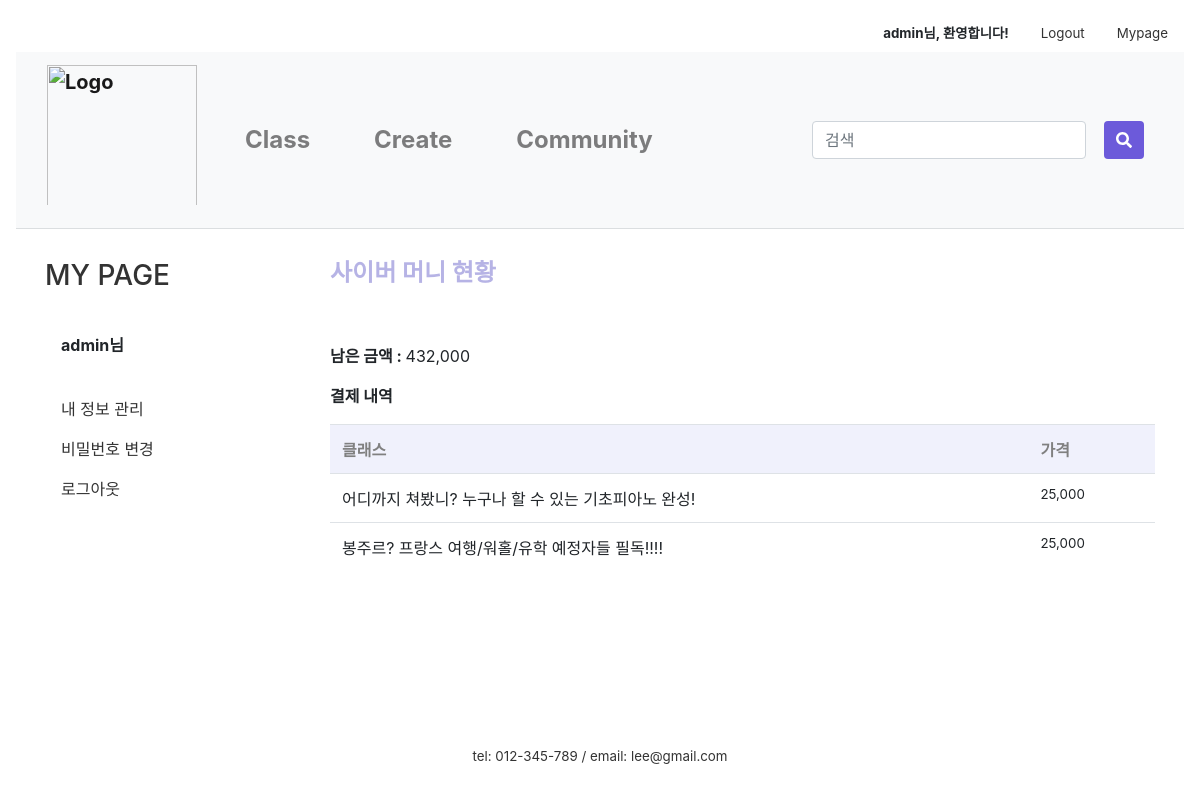
Screenshot of /mypage/sybermoney/ (signed in) with the database file from the repository.
### firstApp/models.py (models this page shows, shortened)
class Profile(models.Model):
    GENDER_CHOICES =(
        ('M','남자'),
        ('W','여자'),
    )
    user = models.OneToOneField(User, on_delete=models.CASCADE)
    sybermoney = models.IntegerField(default=500000)
    number = models.CharField(max_length=13, null=True, blank=True)
    gender = models.CharField(max_length=80, choices=GENDER_CHOICES, null=True, blank=True)
    location = models.CharField(max_length=100, blank=True)
    birth_date = models.DateField(max_length=10, null=True, blank=True)
    model_categories = models.ManyToManyField('firstApp.Category', blank = True, related_name='model_categories')

class Apply(models.Model):
    author = models.ForeignKey(settings.AUTH_USER_MODEL, on_delete=models.CASCADE, default=1)
    inClass = models.ForeignKey('firstApp.Class', on_delete=models.CASCADE, default=1, related_name='apply')
    date = models.ForeignKey('firstApp.ClassDate', on_delete=models.CASCADE, default=1, related_name='apply')
    name = models.CharField(max_length=10)
    number = models.CharField(max_length=13)
    text = RichTextUploadingField(default='')

class Class(models.Model):
    author = models.ForeignKey(settings.AUTH_USER_MODEL, on_delete=models.CASCADE, default=1)
    title = models.CharField(max_length=50)
    tutor = models.CharField(max_length=10)
    tutor_photo = ProcessedImageField(upload_to="tutor", processors=[ResizeToFill(300,300)], default='')
    tutor_insta = models.CharField(null=True, blank=True, max_length=50, default='')
    tutor_blog = models.CharField(null=True, blank=True, max_length=50, default='')
    tutor_youtube = models.CharField(null=True, blank=True, max_length=50, default='')
    category = models.ForeignKey('firstApp.Category', on_delete=models.CASCADE, default=1, related_name='category')
    area = models.ForeignKey('firstApp.Area', on_delete=models.CASCADE, default=1)
    photo = ProcessedImageField(upload_to="class", processors=[ResizeToFill(600,450)], default='')
    body = RichTextUploadingField(default='')
    tutor_body = RichTextUploadingField(default='')
    price = models.CharField(max_length=10)
    time = models.CharField(max_length=5)
    level = models.ForeignKey('firstApp.Level', on_delete=models.CASCADE, default=1, related_name='level')
    mode = models.ForeignKey('firstApp.Mode', on_delete=models.CASCADE, default=1, related_name='mode')
    in_min = models.PositiveIntegerField(null=True, blank=True, default='1')
    in_max = models.PositiveIntegerField(null=True, blank=True, default='1')
    like_user = models.ManyToManyField(settings.AUTH_USER_MODEL, blank=True, related_name='like_class')
    like_count = models.PositiveIntegerField(default=0)
    on_sale = models.BooleanField(null=True, default=False)
    sale_price = models.CharField(null=True, blank=True, max_length=10)
    on_permission = models.BooleanField(null=True, default=False)
    class Meta:
        permissions = [
            ('can_permit', 'Can permit')
        ]

### firstApp/views.py (the view)
# urls.py: path('mypage/sybermoney/', views.sybermoney, name='sybermoney'),
@login_required(login_url='/login/')
def sybermoney(request):
    applys = Apply.objects.filter(author=request.user)
    profiles = Profile.objects.filter(user=request.user)
    return render(request, 'firstApp/sybermoney.html', {'applys':applys, 'profiles':profiles})

### firstApp/templates/firstApp/sybermoney.html
{% extends 'firstApp/base.html' %}
{% load static %}
{% load humanize %}
{% block content %}
{% if user.is_active %}
<link rel="stylesheet" href="{% static 'css/community.css' %}">
    <div class="container">
      <div class="row">
        <div class="col-sm-3">
          <div class="left-sidebar">
            <ul>
              <li>
								<a class= "nounderline" href="{% url 'mypage' %}"><h3>MY PAGE</h3></a>
							</li><br>
							<li data-toggle="tab">
								<a class="nav-link"><strong>{{user.username}}님</strong></a>
                  <br>
                  <li class="nav-item">
									  <a class="nav-link" href="/mypage/member_info_management">내 정보 관리</a>
									</li>
									<li class="nav-item">
										<a class="nav-link" href="/change_pw">비밀번호 변경</a>
									</li>
									<li class="nav-item">
									  <a class="nav-link" href="/logout">로그아웃</a>
									</li>
							</li>
						</ul>
          </div>
        </div>
          <div class="col-sm-9">
            <h4 style="font-weight:bold; color:#B6B3E5;">사이버 머니 현황</h4><br><br>
            <p>
              <b>남은 금액 :  </b>
              {{user.profile.sybermoney|intcomma}}
            </p>
            <p>
              <b>결제 내역</b>
            </p>
          <table class="table">
            <tr>
              <th>클래스</th>
              <th>가격</th>
            </tr>
            {% for apply in applys %}
            <tr>
              <td>
                <a class="a_underline">{{apply.inClass.title}}</a>
              </td>
              <td class="lighter">{{apply.inClass.sale_price|intcomma}}</td>
            </tr>
            {% endfor %}
          </table>
          </div>
      </div>
    </div>
{% else %}
<script type="text/javascript">
    alert('잘못된 접근입니다. \n로그인을 해주세요.')
    window.location.href = '/login';
  </script>
{% endif %}
{% endblock content %}

### firstApp/templates/firstApp/base.html (shortened to what this page needs)
{% load static %}
<link rel="stylesheet" href="https://stackpath.bootstrapcdn.com/bootstrap/4.4.1/css/bootstrap.min.css"
>
<link rel="stylesheet" href="{% static 'css/base.css' %}">
<link rel="stylesheet" href="{% static 'css/navbar_custom.css' %}">
<div class="nav inner">
  <div class="container-fluid" style="width:1500px; padding: 0px;">
    <nav class="nav nav-masthead justify-content-end">
      {% if user.is_active %}
      <a class="nav-link"><strong>{{user.username}}님, 환영합니다!</strong></a>
      <a class="nav-link" href="/logout">Logout</a>
      <a class="nav-link" href="/mypage">Mypage</a>
      {% else %}
      <a class="nav-link" href="/login">Login</a>
      <a class="nav-link" href="/signup">Join</a>
      {% endif %}
    </nav>
  </div>
</div>
<nav class="navbar navbar-expand-lg navbar-light bg-light navbar-custom">
  <div class="container-fluid" style="width:1500px;">
    <a class="navbar-brand logo" href="/"><img src="{% static 'image\logo_1.png' %}" alt="Logo" style="max-width: 30vw; width:150px; padding-bottom:10px;"></a>
  <div class="collapse navbar-collapse" id="navbarSupportedContent">
    <ul class="navbar-nav mr-auto">
      <li class="nav-item nav-item-custom">
        <a class="nav-link" href="/class_search">Class</a>
      </li>
      <li class="nav-item nav-item-custom">
        <a class="nav-link" href="/intro_createclass">Create</a>
      </li>
      <li class="nav-item nav-item-custom">
        <a class="nav-link" href="/community">Community</a>
      </li>
    </ul>
  <div class="nav-item nav-item-custom">
    <div class="row">
      <form class="form-inline my-2 my-lg-0" action="{% url 'searchResult' %}" method="get">
      <div class="col-xs-8" style="max-width:50vw;">
        <input class="form-control mr-sm-2" type="search" placeholder="검색" aria-label="Search" name="qq" value="{{ qq }}">
      </div>
       <div class="col-xs-2" style="margin-left:10px;">
          <button class="btn btn-primary my-2 my-sm-0" type="submit" style="height:38px">
        <i class="fas fa-search"></i>
            </button>
       </div>
      </form>
    </div>
      </div>
  </div>
  </div>
</nav>
<main role="main">
  {% block content %}
  {% endblock content%}
</main>
<footer class="mastfoot mt-auto text-center">
  <div class="inner" style="margin-top:10rem;">
    <p style="margin:0">tel: 012-345-789 /
      email: lee@gmail.com</p>
  </div>
</footer>

### firstApp/static/css/base.css (style rules this page uses)
img { max-width:100%; }
.mastfoot { color: #333; }
.inner { font-size:10pt; }
.btn-primary, .btn-primary:active, .btn-primary:visited { background-color:#6C5ADA !important; border:none !important; color:white !important; }
.nounderline { text-decoration: none !important; }
.a_underline { color:black; }

### firstApp/static/css/navbar_custom.css (style rules this page uses)
a { color:#333; }
.navbar { margin-bottom:30px; border-bottom: 0.1px solid rgb(219, 222, 224); }
.navbar-custom { font-size: x-large; font-weight: bold; background-color: #fff; }
.nav-item-custom { padding-left: 1.5rem; padding-right: 1.5rem; }

### firstApp/static/css/community.css (style rules this page uses)
ul { list-style:none; padding-left:0 }
th { color:gray; background-color:#f0f1fc; }
.lighter { font-size:10pt; }

### rows the page displays
Apply: inClass "어디까지 쳐봤니? 누구나 할 수 있는 기초피아노 완성!", inClass.sale_price "25,000"
Apply: inClass "봉주르? 프랑스 여행/워홀/유학 예정자들 필독!!!!", inClass.sale_price "25,000"

### other values shown
{{ user.username }} "admin"
{{ user.profile.sybermoney|intcomma }} "432,000"
